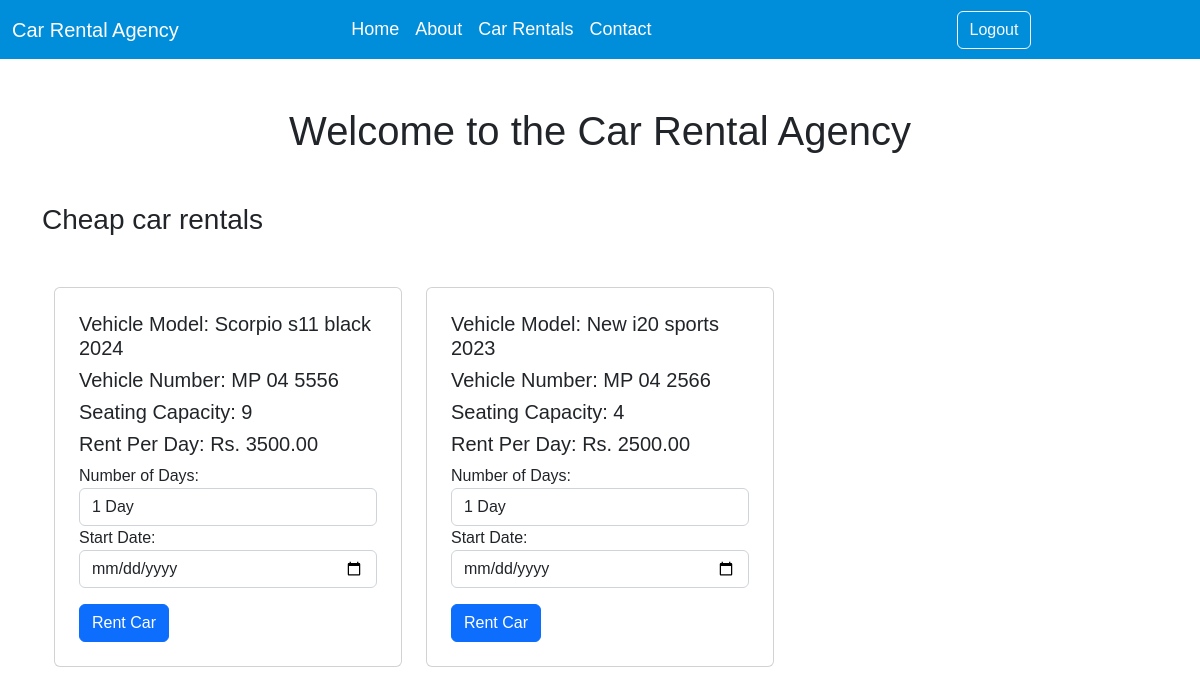
/index.php (signed in), run on the app's committed database.
### tables this page shows
CREATE TABLE `cars` (
  `car_id` int(11) NOT NULL,
  `agency_id` int(11) DEFAULT NULL,
  `model` varchar(100) NOT NULL,
  `vehicle_number` varchar(20) NOT NULL,
  `seating_capacity` int(11) NOT NULL,
  `rent_per_day` decimal(10,2) NOT NULL
);

### index.php (the view, shortened to what this page needs)
<?php
include 'db_connect.php';
$sql = "SELECT * FROM Cars";
$result = $conn->query($sql);
?>
<!DOCTYPE html>
<html lang="en">
<head>
    <link rel="stylesheet" href="https://cdn.jsdelivr.net/npm/bootstrap@5.2.3/dist/css/bootstrap.min.css">
    <link rel="stylesheet" href="style.css">
</head>
<body>
    <?php include 'customer_navbar.php' ?>
    <div class="container my-5 main">
        <h1 class="text-center">Welcome to the Car Rental Agency</h1>
    </div>
    <div class="container">
        <div class="heading">
            <h3>Cheap car rentals</h3>
        </div>
        <div class="container" style="margin-top:50px; margin-bottom:100px">
            <div class="row">
                <?php
            if ($result->num_rows > 0) {
                while ($row = $result->fetch_assoc()) {
            ?>
                <div class="col-md-4">
                    <div class="card p-2 ">
                        <div class="card-body">
                            <h5 class="card-title">Vehicle Model: <?php echo $row['model']; ?></h5>
                            <h5 class="card-title">Vehicle Number: <?php echo $row['vehicle_number']; ?></h5>
                            <h5 class="card-title">Seating Capacity: <?php echo $row['seating_capacity']; ?></h5>
                            <h5 class="card-title">Rent Per Day: Rs. <?php echo $row['rent_per_day']; ?></h5>
                            <?php if(isset($_SESSION['username']) && !empty($_SESSION['username'])): ?>
                            <form action="" method="POST">
                                <div class="form-group">
                                    <label for="days">Number of Days:</label>
                                    <select class="form-control" id="days" name="days" required>
                                        <option value="1">1 Day</option>
                                    </select>
                                </div>
                                <div class="form-group">
                                    <label for="start_date">Start Date:</label>
                                    <input type="date" class="form-control" id="start_date" name="start_date" required>
                                </div>
                                <button type="submit" class="btn btn-primary mt-3">Rent
                                    Car</button>
                            </form>
                            <?php endif; ?>
                        </div>
                    </div>
                </div>
                <?php
                }
            } else {
                echo "No cars available for rent.";
            }
            ?>
            </div>
        </div>
</body>
</html>

### style.css (style rules this page uses)
* { font-family: sans-serif; }

### data on the page
cars: model "Scorpio s11 black 2024", vehicle_number "MP 04 5556", seating_capacity "9", rent_per_day "3500.00"
cars: model "New i20 sports 2023", vehicle_number "MP 04 2566", seating_capacity "4", rent_per_day "2500.00"
